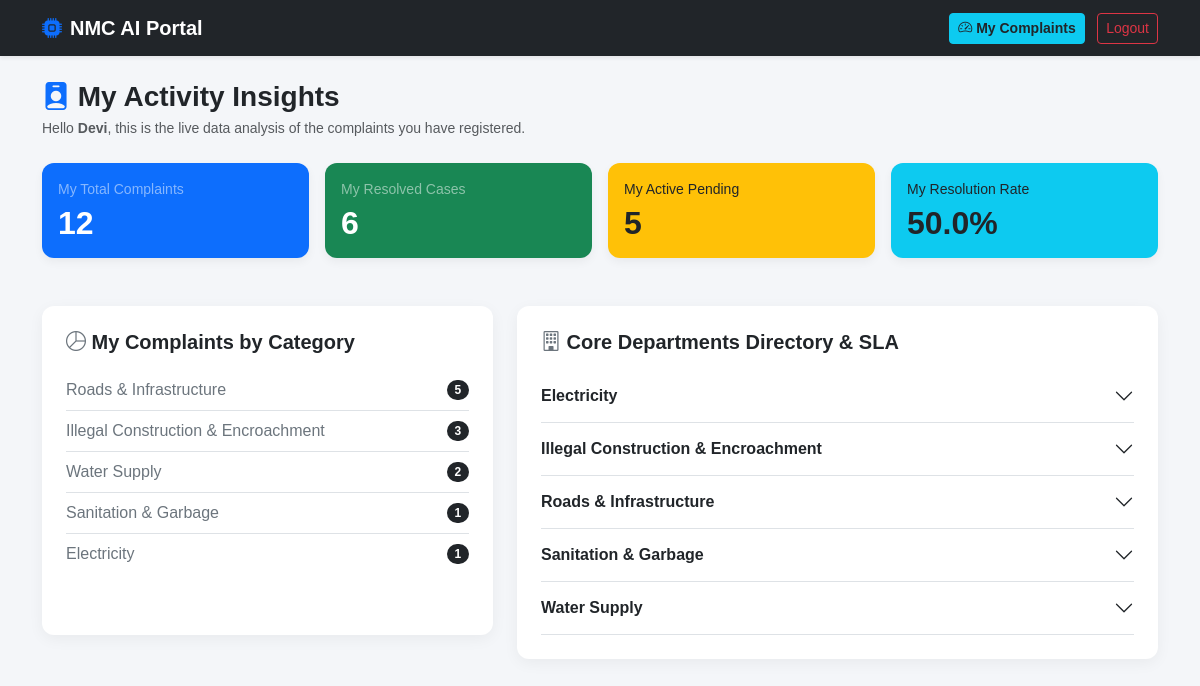
The app's page /public/insights (signed in) with its own data.
### tables this page shows
CREATE TABLE departments (
    id            INTEGER  PRIMARY KEY AUTOINCREMENT,
    name          TEXT     NOT NULL UNIQUE, 
    code          TEXT     NOT NULL UNIQUE, 
    contact_email TEXT,
    default_sla_days INTEGER DEFAULT 3,      
    description   TEXT,                      
    created_at    DATETIME DEFAULT CURRENT_TIMESTAMP
);

### app.py (the view)
@app.route('/public/insights')
def public_insights():
    if 'user_id' not in session:
        flash("Please log in first to view your personal insights.", "warning")
        return redirect(url_for('login'))
    conn = sqlite3.connect(DB_NAME)
    conn.row_factory = sqlite3.Row
    cursor = conn.cursor()
    stats = {}
    stats['total'] = cursor.execute("SELECT COUNT(*) FROM complaints WHERE user_id = ?", (session['user_id'],)).fetchone()[0]
    stats['resolved'] = cursor.execute("SELECT COUNT(*) FROM complaints WHERE status = 'Resolved' AND user_id = ?", (session['user_id'],)).fetchone()[0]
    stats['pending'] = cursor.execute("SELECT COUNT(*) FROM complaints WHERE status IN ('Submitted', 'Under Review', 'In Progress') AND user_id = ?", (session['user_id'],)).fetchone()[0]
    if stats['total'] > 0:
        stats['rate'] = round((stats['resolved'] / stats['total']) * 100, 2)
    else:
        stats['rate'] = 0.00
    my_categories = cursor.execute("""
        SELECT ai_category, COUNT(*) as count
        FROM complaints
        WHERE user_id = ?
        GROUP BY ai_category
        ORDER BY count DESC
    """, (session['user_id'],)).fetchall()
    departments_list = cursor.execute("SELECT * FROM departments ORDER BY name ASC").fetchall()
    conn.close()
    return render_template('information.html', stats=stats, top_categories=my_categories, departments=departments_list)

### templates/information.html (shortened to what this page needs)
<!DOCTYPE html>
<html lang="en">
<head>
    <link href="https://cdn.jsdelivr.net/npm/bootstrap@5.3.0/dist/css/bootstrap.min.css" rel="stylesheet">
    <link rel="stylesheet" href="https://cdn.jsdelivr.net/npm/bootstrap-icons@1.11.1/font/bootstrap-icons.css">
</head>
<body>
<nav class="navbar navbar-expand-lg navbar-dark bg-dark shadow-sm mb-4">
    <div class="container">
        <a class="navbar-brand fw-bold" href="/citizen/dashboard"><i class="bi bi-cpu-fill text-primary me-2"></i>NMC AI Portal</a>
        <div class="ms-auto">
            <a href="/citizen/dashboard" class="btn btn-info btn-sm fw-bold text-dark"><i class="bi bi-speedometer2"></i> My Complaints</a>
            <a href="/logout" class="btn btn-outline-danger btn-sm fw-medium ms-2">Logout</a>
        </div>
    </div>
</nav>
<div class="container">
    <h3 class="fw-bold text-dark mb-1"><i class="bi bi-person-badge-fill text-primary"></i> My Activity Insights</h3>
    <p class="text-muted small mb-4">Hello <strong>{{ session.user_name }}</strong>, this is the live data analysis of the complaints you have registered.</p>
    <div class="row g-3 mb-5">
        <div class="col-md-3">
            <div class="card stat-card bg-primary text-white p-3">
                <span class="small uppercase fw-medium text-white-50">My Total Complaints</span>
                <h2 class="fw-bold mt-1 mb-0">{{ stats.total }}</h2>
            </div>
        </div>
        <div class="col-md-3">
            <div class="card stat-card bg-success text-white p-3">
                <span class="small uppercase fw-medium text-white-50">My Resolved Cases</span>
                <h2 class="fw-bold mt-1 mb-0">{{ stats.resolved }}</h2>
            </div>
        </div>
        <div class="col-md-3">
            <div class="card stat-card bg-warning text-dark p-3">
                <span class="small uppercase fw-medium text-dark-50">My Active Pending</span>
                <h2 class="fw-bold mt-1 mb-0">{{ stats.pending }}</h2>
            </div>
        </div>
        <div class="col-md-3">
            <div class="card stat-card bg-info text-dark p-3">
                <span class="small uppercase fw-medium text-dark-50">My Resolution Rate</span>
                <h2 class="fw-bold mt-1 mb-0">{{ stats.rate }}%</h2>
            </div>
        </div>
    </div>
    <div class="row mb-5">
        <div class="col-md-5 mb-4">
            <div class="card card-custom p-4 bg-white h-100">
                <h5 class="fw-bold mb-3"><i class="bi bi-pie-chart text-secondary"></i> My Complaints by Category</h5>
                <ul class="list-group list-group-flush">
                    {% for cat in top_categories %}
                    <li class="list-group-item d-flex justify-content-between align-items-center px-0">
                        <span class="fw-medium text-secondary">{{ cat.ai_category if cat.ai_category else 'Unassigned' }}</span>
                        <span class="badge bg-dark rounded-pill">{{ cat.count }}</span>
                    </li>
                    {% else %}
                    <p class="text-muted small py-3">Aapne abhi tak koi shikayat darj nahi ki hai.</p>
                    {% endfor %}
                </ul>
            </div>
        </div>
        <div class="col-md-7">
            <div class="card card-custom p-4 bg-white h-100">
                <h5 class="fw-bold mb-3"><i class="bi bi-building text-secondary"></i> Core Departments Directory & SLA</h5>
                <div class="accordion" id="deptAccordion">
                    {% for dept in departments %}
                    <div class="accordion-item border-start-0 border-end-0 border-top-0 rounded-0">
                        <h2 class="accordion-header" id="heading{{ dept.id }}">
                            <button class="accordion-button collapsed fw-bold text-dark px-0 bg-white shadow-none" type="button" data-bs-toggle="collapse" data-bs-target="#collapse{{ dept.id }}">
                                {{ dept.name }}
                            </button>
                        </h2>
                    </div>
                    {% endfor %}
                </div>
            </div>
        </div>
    </div>
</div>
</body>
</html>

### templates/information.html (style rules this page uses)
body { background-color: #f4f6f9; font-family: sans-serif; }
.stat-card { border: none; border-radius: 12px; transition: transform 0.2s; box-shadow: 0 4px 10px rgba(0,0,0,0.05); }
.card-custom { border: none; border-radius: 12px; box-shadow: 0 4px 15px rgba(0,0,0,0.05); }

### records on screen
departments: name "Electricity"
departments: name "Illegal Construction & Encroachment"
departments: name "Roads & Infrastructure"
departments: name "Sanitation & Garbage"
departments: name "Water Supply"

### other values on screen
{{ session.user_name }} "Devi"
{{ stats.total }} "12"
{{ stats.resolved }} "6"
{{ stats.pending }} "5"
{{ stats.rate }} "50.0"
{{ cat.ai_category if cat.ai_category else 'Unassigned' }} "Roads & Infrastructure" "Illegal Construction & Encroachment" "Water Supply" "Sanitation & Garbage" "Electricity"
{{ cat.count }} "5" "3" "2" "1" "1"
